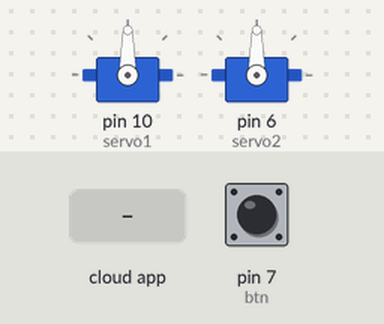
Simulated run of this sketch. Board: Arduino Uno, built with avr-gcc and run on an emulated ATmega328P. On the bench: 2 × servo. The test bench sets the inputs (shaded band); at power-on: pin 7 (btn) HIGH. The ROS host is connected and sends only what is stated.

Above: at 1.2 s.
1.3 s: the phone or cloud app sets cmd_msg to 0
At 2.5 s:
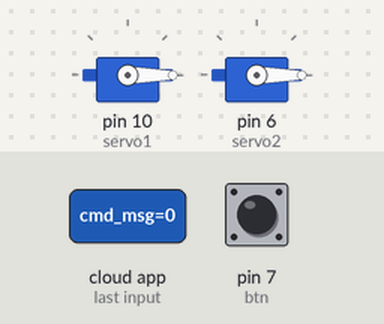
2.8 s: the phone or cloud app sets cmd_msg to 45
At 3.6 s:
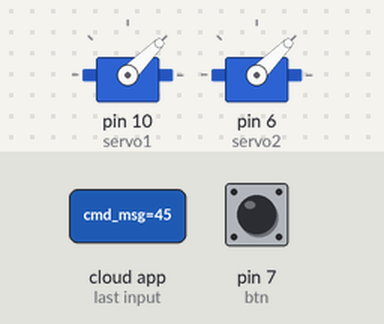
4.3 s: the phone or cloud app sets cmd_msg to 180
At 4.7 s:
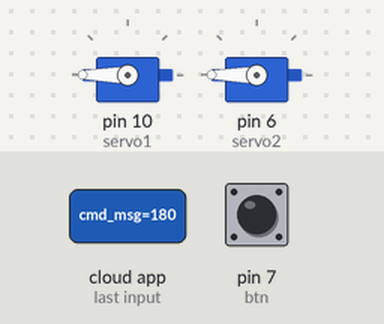
5.8 s: the phone or cloud app sets cmd_msg to 90
At 7.1 s:
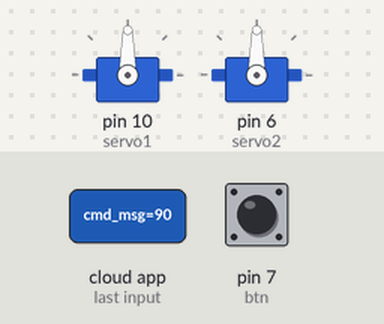
Timing chart, 0 to 8.3 s (numbered marks = the images above; inputs shaded):
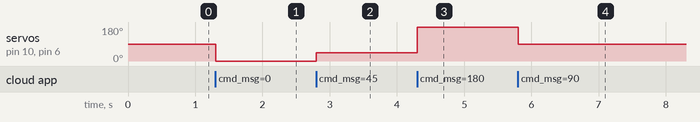

The sketch:

Docking.ino
```cpp
#if (ARDUINO >= 100)
#include <Arduino.h>
#else
#include <WProgram.h>
#endif

#include <Servo.h>
#include <ros.h>
#include <std_msgs/UInt16.h>
ros::NodeHandle nh;
Servo servo1;
Servo servo2;

int btn = 7;

void servo_cb(const std_msgs::UInt16 &cmd_msg)
{
  servo1.write(cmd_msg.data); // set servo angle, should be from 0-180
  servo2.write(cmd_msg.data);
  // digitalWrite(13, HIGH-digitalRead(13)); //toggle led
}


ros::Subscriber<std_msgs::UInt16> sub("cmd_msg", servo_cb);
std_msgs::UInt16 isdock;
ros::Publisher message("message", &isdock);

void setup()
{
  // pinMode(13, OUTPUT);
  pinMode(btn, INPUT);
  digitalWrite(btn, HIGH);    //추가한 코드
  nh.initNode();
  nh.subscribe(sub);
  nh.advertise(message);
  servo1.attach(10); // attach it to pin 9
  servo2.attach(6);
}

void loop()
{
  if (digitalRead(btn) == LOW)
  {
  isdock.data = 0;
  message.publish(&isdock);
  }
  else
  {
  isdock.data = 1;
  message.publish(&isdock);
  }
nh.spinOnce();
delay(1);
//Serial.println();
}
```

Measured:
- after the input at 1.3 s, servo on pin 10 (servo1), servo on pin 6 (servo2): 90° → 0° at once
- after the input at 2.8 s, servo on pin 10 (servo1), servo on pin 6 (servo2): 0° → 45° at once
- after the input at 4.3 s, servo on pin 10 (servo1), servo on pin 6 (servo2): 45° → 180° at once
- after the input at 5.8 s, servo on pin 10 (servo1), servo on pin 6 (servo2): 180° → 90° at once
